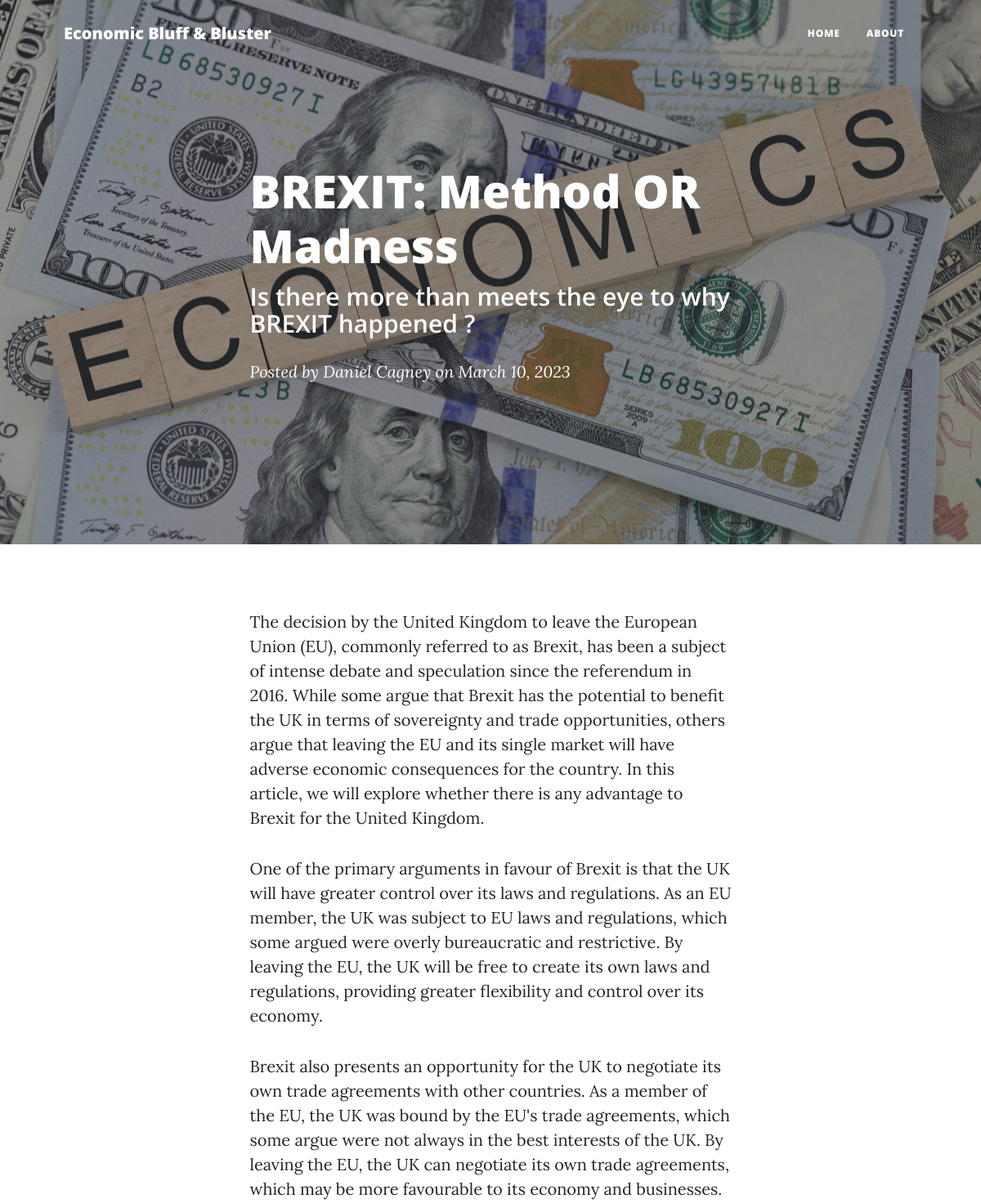
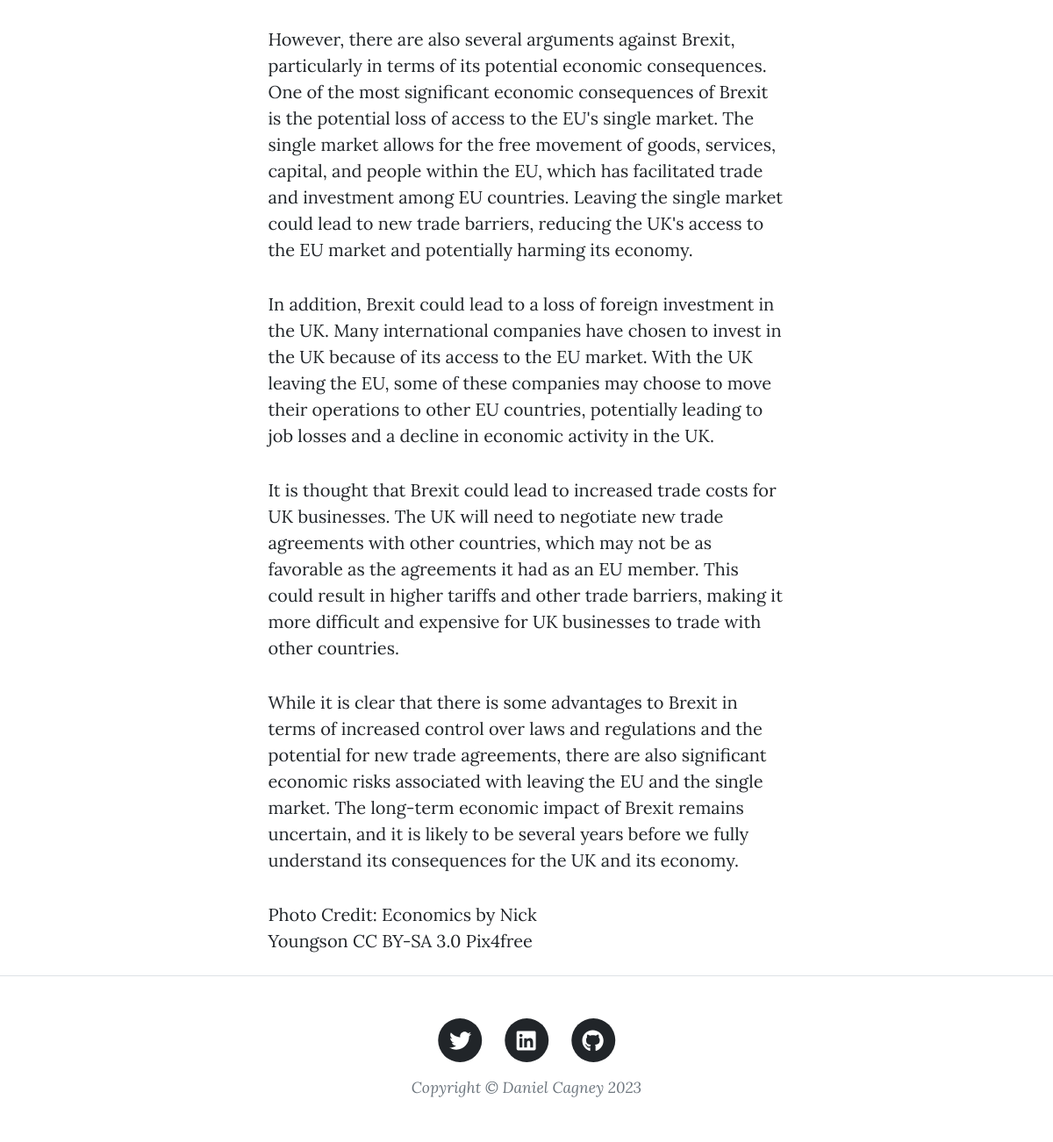
Page /post/7 on the committed database (2 pictures, top to bottom).
### app.py (models this page shows)
class Blogpost(db.Model):
    id = db.Column(db.Integer, primary_key=True)
    title = db.Column(db.String(50))
    subtitle = db.Column(db.String(50))
    author = db.Column(db.String(20))
    date_posted = db.Column(db.DateTime)
    content = db.Column(db.Text)

### app.py (the view)
@app.route('/post/<int:post_id>')
def post(post_id):
    post = Blogpost.query.filter_by(id=post_id).one()
    return render_template('post.html', post=post, year=current_year)

### templates/post.html (shortened to what this page needs)
<!DOCTYPE html>
<html lang="en">
    <head>
        <link href="{{ url_for('static', filename='styles.css') }}" rel="stylesheet" />
    </head>
    <body>
        <nav class="navbar navbar-expand-lg navbar-light" id="mainNav">
            <div class="container px-4 px-lg-5">
                <a class="navbar-brand" href=" {{ url_for('index') }} ">Economic Bluff & Bluster</a>
                <div class="collapse navbar-collapse" id="navbarResponsive">
                    <ul class="navbar-nav ms-auto py-4 py-lg-0">
                        <li class="nav-item"><a class="nav-link px-lg-3 py-3 py-lg-4" href=" {{ url_for('index') }} ">Home</a></li>
                        <li class="nav-item"><a class="nav-link px-lg-3 py-3 py-lg-4" href=" {{ url_for('about') }} ">About</a></li>
                    </ul>
                </div>
            </div>
        </nav>
        <header class="masthead" style="background-image: url('{{ url_for('static', filename='/assets/img/economics.jpg') }} ' ) ">
            <div class="container position-relative px-4 px-lg-5">
                <div class="row gx-4 gx-lg-5 justify-content-center">
                    <div class="col-md-10 col-lg-8 col-xl-7">
                        <div class="post-heading">
                            <h1> {{ post.title }}</h1>
                            <h2 class="subheading">{{post.subtitle}}</h2>
                            <span class="meta">
                                Posted by
                                <a href="#!">{{post.author}}</a>
                                on {{post.date_posted.strftime('%B %d, %Y')}}
                            </span>
                        </div>
                    </div>
                </div>
            </div>
        </header>
        <article class="mb-4">
            <div class="container px-4 px-lg-5">
                <div class="row gx-4 gx-lg-5 justify-content-center">
                    <div class="col-md-10 col-lg-8 col-xl-7">
                        {{post.content | safe}}
                        <div class="col-md-10 col-lg-8 col-xl-7">Photo Credit: Economics by <a href="http://www.nyphotographic.com">Nick Youngson </a><a href="https://creativecommons.org/licenses/by-sa/3.0/">CC BY-SA 3.0</a> <a href="https://pix4free.org/search.php?clearSearch=true&searchPhrase=economics">Pix4free</a></div>
                    </div>
                </div>
            </div>
        </article>
        <footer class="border-top">
            <div class="container px-4 px-lg-5">
                <div class="row gx-4 gx-lg-5 justify-content-center">
                    <div class="col-md-10 col-lg-8 col-xl-7">
                        <ul class="list-inline text-center">
                            <li class="list-inline-item">
                                <a href="https://twitter.com/danny_cagney">
                                    <span class="fa-stack fa-lg">
                                        <i class="fas fa-circle fa-stack-2x"></i>
                                        <i class="fab fa-twitter fa-stack-1x fa-inverse"></i>
                                    </span>
                                </a>
                            </li>
                            <li class="list-inline-item">
                                <a href="https://www.linkedin.com/in/daniel-cagney-a7904262/">
                                    <span class="fa-stack fa-lg">
                                        <i class="fas fa-circle fa-stack-2x"></i>
                                        <i class="fab fa-linkedin fa-stack-1x fa-inverse"></i>
                                    </span>
                                </a>
                            </li>
                            <li class="list-inline-item">
                                <a href="https://github.com/danny-cagney">
                                    <span class="fa-stack fa-lg">
                                        <i class="fas fa-circle fa-stack-2x"></i>
                                        <i class="fab fa-github fa-stack-1x fa-inverse"></i>
                                    </span>
                                </a>
                            </li>
                        </ul>
                        <div class="small text-center text-muted fst-italic">Copyright &copy; Daniel Cagney {{year}}</div>
                    </div>
                </div>
            </div>
        </footer>
    </body>
</html>

### rows in the picture
Blogpost: title "BREXIT: Method OR Madness", subtitle "Is there more than meets the eye to why BREXIT happened ?", author "Daniel Cagney", date_posted "March 10, 2023", content "The decision by the United Kingdom to leave the European Union (EU), commonly referred to as Brexit, has been a subject of intense debate and speculation since the referendum in 2016. While some argue that Brexit has the potential to benefit the UK in terms of sovereignty and trade opportunities, others argue that leaving the EU and its single market will have adverse economic consequences for the country. In this article, we will explore whether there is any advantage to Brexit for the United Kingdom. One of the primary arguments in favour of Brexit is that the UK will have greater control over its laws and regulations. As an EU member, the UK was subject to EU laws and regulations, which…"

### other values in the picture
{{ year }} "2023"
